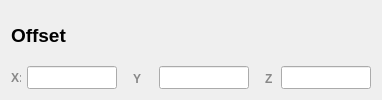
               <widget class="QWidget" name="widget_9" native="true">
                <property name="minimumSize">
                 <size>
                  <width>0</width>
                  <height>90</height>
                 </size>
                </property>
                <layout class="QVBoxLayout" name="verticalLayout_6">
                 <item>
                  <layout class="QVBoxLayout" name="verticalLayout_5">
                   <item>
                    <widget class="QLabel" name="offset_lab">
                     <property name="font">
                      <font>
                       <family>Arial</family>
                       <pointsize>14</pointsize>
                       <weight>75</weight>
                       <bold>true</bold>
                      </font>
                     </property>
                     <property name="text">
                      <string>Offset</string>
                     </property>
                    </widget>
                   </item>
                   <item>
                    <layout class="QHBoxLayout" name="horizontalLayout_11">
                     <property name="spacing">
                      <number>16</number>
                     </property>
                     <item>
                      <layout class="QHBoxLayout" name="horizontalLayout_9" stretch="0,0">
                       <property name="spacing">
                        <number>6</number>
                       </property>
                       <item>
                        <widget class="QLabel" name="x_lab">
                         <property name="maximumSize">
                          <size>
                           <width>10</width>
                           <height>16777215</height>
                          </size>
                         </property>
                         <property name="font">
                          <font>
                           <family>Arial</family>
                           <pointsize>9</pointsize>
                           <weight>75</weight>
                           <bold>true</bold>
                          </font>
                         </property>
                         <property name="styleSheet">
                          <string notr="true">color: rgb(136, 136, 136);</string>
                         </property>
                         <property name="text">
                          <string>X:</string>
                         </property>
                        </widget>
                       </item>
                       <item>
                        <widget class="QLineEdit" name="x_offset_lineEdit">
                         <property name="maximumSize">
                          <size>
                           <width>90</width>
                           <height>16777215</height>
                          </size>
                         </property>
                         <property name="font">
                          <font>
                           <family>Arial</family>
                           <pointsize>10</pointsize>
                          </font>
                         </property>
                        </widget>
                       </item>
                      </layout>
                     </item>
                     <item>
                      <layout class="QGridLayout" name="gridLayout_2">
                       <item row="0" column="0">
                        <widget class="QLabel" name="y_lab">
                         <property name="maximumSize">
                          <size>
                           <width>10</width>
                           <height>16777215</height>
                          </size>
                         </property>
                         <property name="font">
                          <font>
                           <family>Arial</family>
                           <pointsize>9</pointsize>
                           <weight>75</weight>
                           <bold>true</bold>
                          </font>
                         </property>
                         <property name="styleSheet">
                          <string notr="true">color: rgb(136, 136, 136);</string>
                         </property>
                         <property name="text">
                          <string>Y：</string>
                         </property>
                        </widget>
                       </item>
                       <item row="0" column="1">
                        <widget class="QLineEdit" name="y_offset_lineEdit">
                         <property name="maximumSize">
                          <size>
                           <width>90</width>
                           <height>16777215</height>
                          </size>
                         </property>
                         <property name="font">
                          <font>
                           <family>Arial</family>
                           <pointsize>10</pointsize>
                          </font>
                         </property>
                        </widget>
                       </item>
                      </layout>
                     </item>
                     <item>
                      <layout class="QHBoxLayout" name="horizontalLayout_10" stretch="0,0">
                       <property name="spacing">
                        <number>6</number>
                       </property>
                       <item>
                        <widget class="QLabel" name="z_lab">
                         <property name="maximumSize">
                          <size>
                           <width>10</width>
                           <height>16777215</height>
                          </size>
                         </property>
                         <property name="font">
                          <font>
                           <family>Arial</family>
                           <pointsize>9</pointsize>
                           <weight>75</weight>
                           <bold>true</bold>
                          </font>
                         </property>
                         <property name="styleSheet">
                          <string notr="true">color: rgb(136, 136, 136);</string>
                         </property>
                         <property name="text">
                          <string>Z：</string>
                         </property>
                        </widget>
                       </item>
                       <item>
                        <widget class="QLineEdit" name="z_offset_lineEdit">
                         <property name="maximumSize">
                          <size>
                           <width>90</width>
                           <height>16777215</height>
                          </size>
                         </property>
                         <property name="font">
                          <font>
                           <family>Arial</family>
                           <pointsize>10</pointsize>
                          </font>
                         </property>
                         <property name="text">
                          <string/>
                         </property>
                        </widget>
                       </item>
                      </layout>
                     </item>
                    </layout>
                   </item>
                  </layout>
                 </item>
                </layout>
               </widget>
